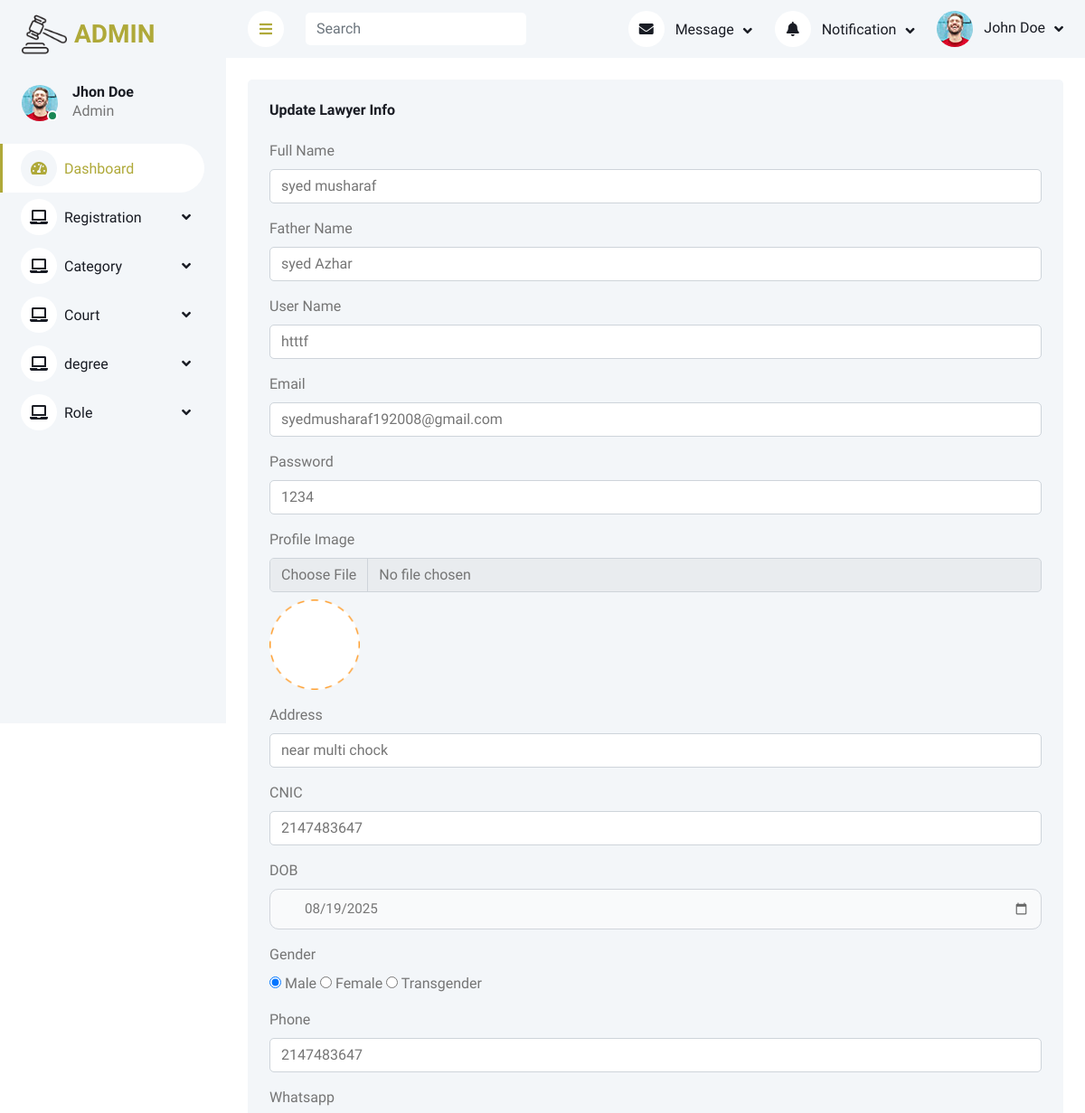
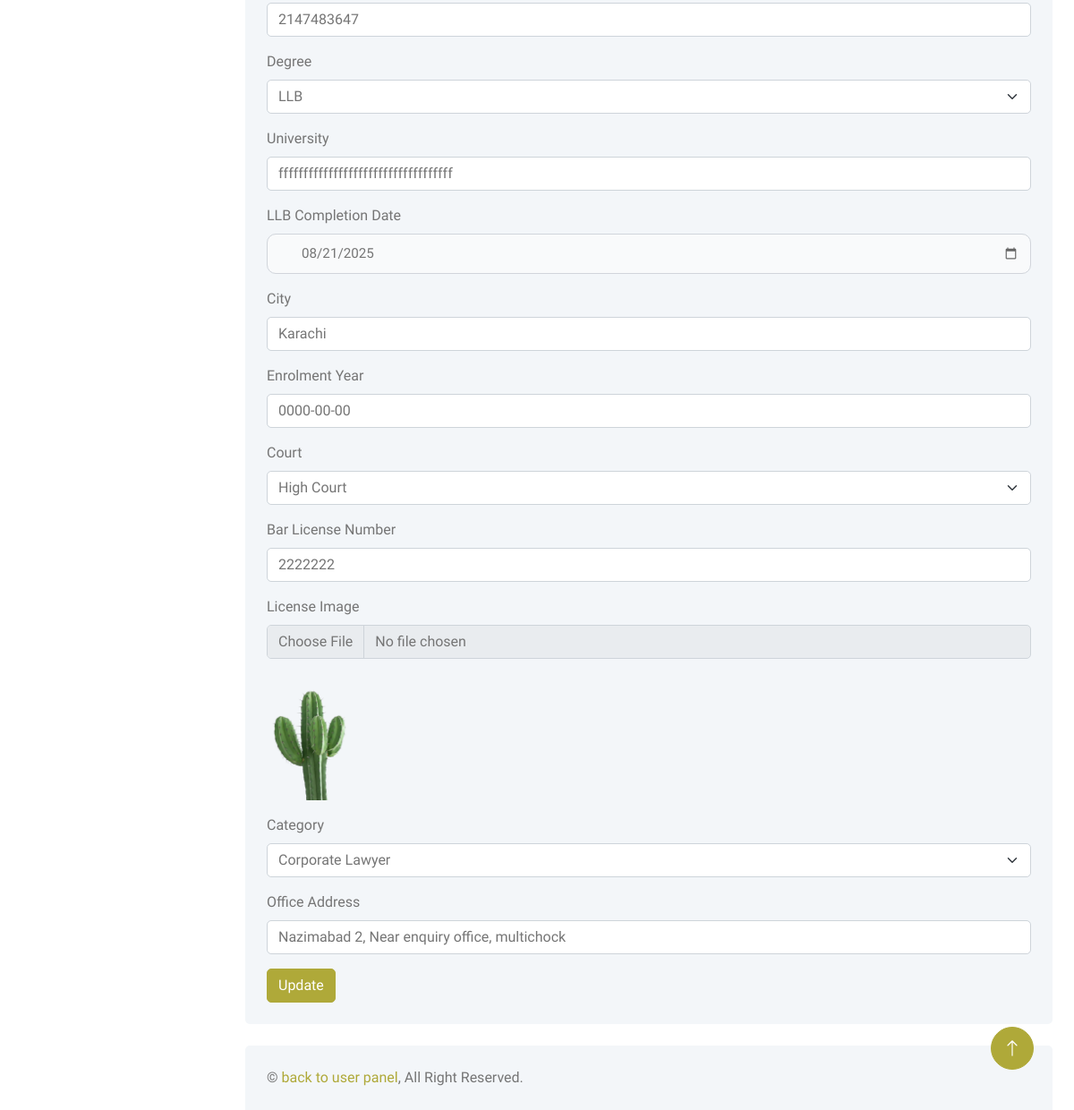
/Admin/updatelawyer.php?id=10, run on the app's committed database (2 pictures, top to bottom).
### tables this page shows
CREATE TABLE `lawyers` (
  `lawyers_id` int(255) NOT NULL,
  `full_Name` varchar(225) NOT NULL,
  `father_name` varchar(225) NOT NULL,
  `user_name` varchar(225) NOT NULL,
  `email` varchar(225) NOT NULL,
  `password` varchar(120) NOT NULL,
  `profile_image` varchar(120) NOT NULL,
  `House_address` varchar(225) NOT NULL,
  `CNIC` int(25) NOT NULL,
  `dob` date NOT NULL,
  `Gender` varchar(222) NOT NULL,
  `phone` int(11) NOT NULL,
  `Whatsapp` int(11) NOT NULL,
  `degree_id` int(255) NOT NULL,
  `University` varchar(225) NOT NULL,
  `Completion` date NOT NULL,
  `City` varchar(225) NOT NULL,
  `Enrolment_Year` date NOT NULL,
  `court_id` int(255) NOT NULL,
  `License` text NOT NULL,
  `licence_image` varchar(225) NOT NULL,
  `category_id` int(255) NOT NULL,
  `Office` varchar(225) NOT NULL
);

CREATE TABLE `degree` (
  `degree_id` int(255) NOT NULL,
  `degree_name` varchar(225) NOT NULL
);

CREATE TABLE `court` (
  `court_id` int(255) NOT NULL,
  `court_name` varchar(225) NOT NULL
);

CREATE TABLE `category` (
  `category_id` int(255) NOT NULL,
  `category_name` varchar(225) NOT NULL
);

### Admin/updatelawyer.php (the view, shortened to what this page needs)
<?php
include("connection.php");
include("header.php");
$getId = $_GET["id"];
$sel1 = "SELECT lawyers.*, category.category_name, court.court_name, degree.degree_name
        FROM lawyers
        INNER JOIN category ON lawyers.category_id = category.category_id
        INNER JOIN court ON lawyers.court_id = court.court_id
        INNER JOIN degree ON lawyers.degree_id = degree.degree_id
        WHERE lawyers.lawyers_id = $getId";
$q1 = mysqli_query($conn, $sel1);
$fetPro = mysqli_fetch_assoc($q1);
$catq = mysqli_query($conn, "SELECT * FROM category");
$courtq = mysqli_query($conn, "SELECT * FROM court");
$degreeq = mysqli_query($conn, "SELECT * FROM degree");
?>
<div class="container-fluid pt-4 px-4">
    <div class="row g-4">
        <div class="col-sm-12 col-xl-12">
            <div class="bg-light rounded h-100 p-4">
                <h6 class="mb-4">Update Lawyer Info</h6>
                <form method="post" enctype="multipart/form-data">
                    <div class="mb-3">
                        <label class="form-label">Full Name</label>
                        <input type="text" name="full_Name" class="form-control" value="<?= $fetPro['full_Name'] ?>">
                    </div>
                    <div class="mb-3">
                        <label class="form-label">Father Name</label>
                        <input type="text" name="father_name" class="form-control" value="<?= $fetPro['father_name'] ?>">
                    </div>
                    <div class="mb-3">
                        <label class="form-label">User Name</label>
                        <input type="text" name="user_name" class="form-control" value="<?= $fetPro['user_name'] ?>">
                    </div>
                    <div class="mb-3">
                        <label class="form-label">Email</label>
                        <input type="email" name="email" class="form-control" value="<?= $fetPro['email'] ?>">
                    </div>
                    <div class="mb-3">
                        <label class="form-label">Password</label>
                        <input type="text" name="password" class="form-control" value="<?= $fetPro['password'] ?>">
                    </div>
                    <div class="mb-3">
                        <label class="form-label">Profile Image</label>
                        <input class="form-control" type="file" name="profile_image">
                        <img src="image/<?= $fetPro['profile_image'] ?>" width="100" class="mt-2">
                    </div>
                    <div class="mb-3">
                        <label class="form-label">Address</label>
                        <input type="text" name="House" class="form-control" value="<?= $fetPro['House_address'] ?>">
                    </div>
                    <div class="mb-3">
                        <label class="form-label">CNIC</label>
                        <input type="text" name="CNIC" class="form-control" value="<?= $fetPro['CNIC'] ?>">
                    </div>
                    <div class="mb-3">
                        <label class="form-label">DOB</label>
                        <input type="date" name="dob" class="form-control" value="<?= $fetPro['dob'] ?>">
                    </div>
                    <div class="mb-3">
                        <label class="form-label">Gender</label><br>
                        <label><input type="radio" name="gender" value="Male" <?= $fetPro['Gender'] == 'Male' ? 'checked' : '' ?>> Male</label>
                        <label><input type="radio" name="gender" value="Female" <?= $fetPro['Gender'] == 'Female' ? 'checked' : '' ?>> Female</label>
                        <label><input type="radio" name="gender" value="Transgender" <?= $fetPro['Gender'] == 'Transgender' ? 'checked' : '' ?>> Transgender</label>
                    </div>
                    <div class="mb-3">
                        <label class="form-label">Phone</label>
                        <input type="text" name="phone" class="form-control" value="<?= $fetPro['phone'] ?>">
                    </div>
                    <div class="mb-3">
                        <label class="form-label">Whatsapp</label>
                        <input type="text" name="Whatsapp" class="form-control" value="<?= $fetPro['Whatsapp'] ?>">
                    </div>
                    <div class="mb-3">
                        <label class="form-label">Degree</label>
                        <select name="degree" class="form-select">
                            <?php while($deg = mysqli_fetch_assoc($degreeq)) { ?>
                            <option value="<?= $deg['degree_id'] ?>" <?= $deg['degree_id'] == $fetPro['degree_id'] ? 'selected' : '' ?>>
                                <?= $deg['degree_name'] ?>
                            </option>
                            <?php } ?>
                        </select>
                    </div>
                    <div class="mb-3">
                        <label class="form-label">University</label>
                        <input type="text" name="University" class="form-control" value="<?= $fetPro['University'] ?>">
                    </div>
                    <div class="mb-3">
                        <label class="form-label">LLB Completion Date</label>
                        <input type="date" name="doc" class="form-control" value="<?= $fetPro['Completion'] ?>">
                    </div>
                    <div class="mb-3">
                        <label class="form-label">City</label>
                        <input type="text" name="City" class="form-control" value="<?= $fetPro['City'] ?>">
                    </div>
                    <div class="mb-3">
                        <label class="form-label">Enrolment Year</label>
                        <input type="text" name="Enrolment" class="form-control" value="<?= $fetPro['Enrolment_Year'] ?>">
                    </div>
                    <div class="mb-3">
                        <label class="form-label">Court</label>
                        <select name="c_id" class="form-select">
                            <?php while($c = mysqli_fetch_assoc($courtq)) { ?>
                            <option value="<?= $c['court_id'] ?>" <?= $c['court_id'] == $fetPro['court_id'] ? 'selected' : '' ?>>
                                <?= $c['court_name'] ?>
                            </option>
                            <?php } ?>
                        </select>
                    </div>
                    <div class="mb-3">
                        <label class="form-label">Bar License Number</label>
                        <input type="text" name="License" class="form-control" value="<?= $fetPro['License'] ?>">
                    </div>
                    <div class="mb-3">
                        <label class="form-label">License Image</label>
                        <input class="form-control" type="file" name="licence_image">
                        <img src="image/<?= $fetPro['licence_image'] ?>" width="100" class="mt-2">
                    </div>
                    <div class="mb-3">
                        <label class="form-label">Category</label>
                        <select name="e_id" class="form-select">
                            <?php while($cat = mysqli_fetch_assoc($catq)) { ?>
                            <option value="<?= $cat['category_id'] ?>" <?= $cat['category_id'] == $fetPro['category_id'] ? 'selected' : '' ?>>
                                <?= $cat['category_name'] ?>
                            </option>
                            <?php } ?>
                        </select>
                    </div>
                    <div class="mb-3">
                        <label class="form-label">Office Address</label>
                        <input type="text" name="Address" class="form-control" value="<?= $fetPro['Office'] ?>">
                    </div>
                    <button name="submitBtn" type="submit" class="btn btn-primary">Update</button>
                </form>
            </div>
        </div>
    </div>
</div>
<?php include("footer.php"); ?>

### Admin/css/style.css (style rules this page uses)
:root { --primary: #afa939; --light: #F3F6F9; --dark: #191C24; }
.btn { transition: .5s; }
.btn.btn-primary { color: #ffffff; }

### Admin/header.php (style rules this page uses)
input[type="date"] { width: 100%; padding: 10px 12px 10px 38px; font-size: 0.95rem; border: 1.6px solid #d1d5db; border-radius: 10px; background-color: #f9fafb; transition: all 0.3s ease; outline: none; }

### data on the page
lawyers: full_Name "syed musharaf", father_name "syed Azhar", user_name "htttf", email "syedmusharaf192008@gmail.com", password "1234", profile_image (picture), House "near multi chock", CNIC "2147483647", dob "08/19/2025", Gender "☑ Male", Gender "☐ Female", Gender "☐ Transgender", phone "2147483647", Whatsapp "2147483647", degree "LLB", University "fffffffffffffffffffffffffffffffffff", doc "08/21/2025", City "Karachi", Enrolment "0000-00-00", c_id "High Court", License "2222222", licence_image (picture), e_id "Corporate Lawyer", Address "Nazimabad 2, Near enquiry office, multichock"
